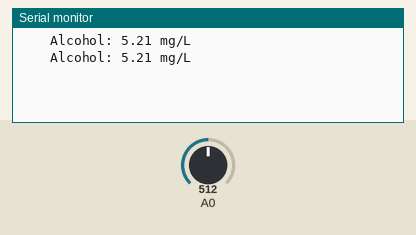
Recording of a sketch running on a simulated Arduino Uno, built with avr-gcc and run on an emulated ATmega328P. On the bench: the last lines printed to the serial monitor. The inputs (shaded band) are chosen by the test bench; at power-on: A0 = 512.

Above: at 2.5 s.
2.6 s: A0 set to 582
At 4.3 s:
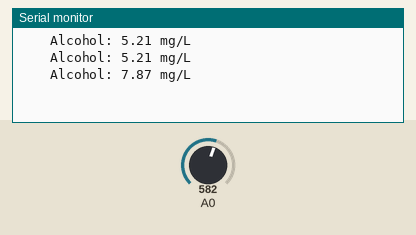
4.9 s: A0 set to 603
At 6.6 s:
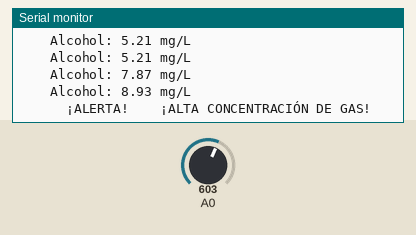
8.9 s: A0 set to 1010
At 10.2 s:
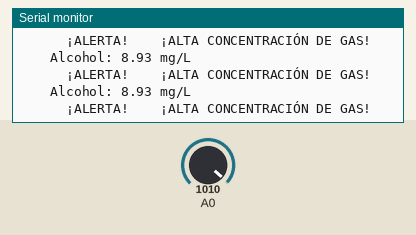
11.2 s: A0 set to 1023
At 12.6 s:
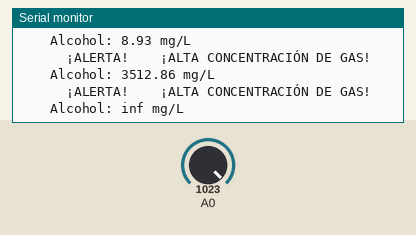
Timing chart, 0 to 14.2 s (numbered marks = the images above; inputs shaded):
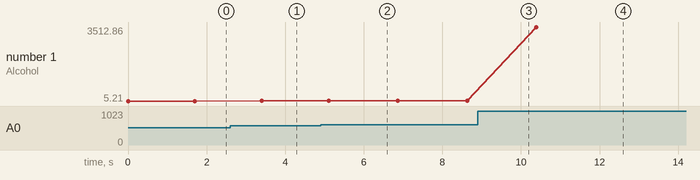

Measured:
- the behaviour switches between 590 and 591 on A0 (found by bisection; images 1 and 2)
- the behaviour switches between 1022 and 1023 on A0 (found by bisection; images 3 and 4)
- after the input at 2.6 s, the serial monitor: prints a new line after 0.80 s (image 1)
- after the input at 4.9 s, the serial monitor: prints a new line after 0.20 s (image 2)
- after the input at 11.2 s, the serial monitor: prints a new line after 0.95 s (image 4)
- plotted number 1: 5.21 → 7.87 after the input at 2.6 s, 7.87 → 8.93 after the input at 4.9 s, 8.93 → 3512.86 after the input at 8.9 s

The sketch:

Lectura_Alcohol.ino
```cpp
//SISTEMA DETCA
void setup() {

    Serial.begin(9600);
    }

void loop() {

    int adc_MQ = analogRead(A0);                  //Leemos la salida analógica  del MQ
    float voltaje = adc_MQ * (5.0 / 1023.0);      //Convertimos la lectura en un valor de voltaje
    float Rs=1000*((5-voltaje)/voltaje);          //Calculamos Rs con un RL de 1k
    double alcohol=0.4091*pow(Rs/5463, -1.497);   // calculamos la concentración  de alcohol con la ecuación obtenida.

        //-------Enviamos los valores por el puerto serial------------

        //Serial.print("    Voltaje: ");
        //Serial.print(voltaje);
        Serial.print("    Alcohol: ");
        Serial.print(alcohol);
        Serial.print(" mg/L");
        Serial.println("   ");
        delay(500);

        //--------------Sistema de Alertas--------------------------------

           if(alcohol==0) // En caso que el sensor se desconecte o se queme
                {
                  Serial.print("    ");
                  Serial.print("  ¡SENSOR INACTIVO!  ");
                  Serial.println("    ");
                }

           if (alcohol>8.3) // Cuando los niveles de alcohol pasen de 23.5 mg/L(miligramos por Litro) Activará el led
                {
                 digitalWrite(12, HIGH);   // turn the LED on (HIGH is the voltage level)
                 delay(30);                       // wait for a second
                 digitalWrite(12, LOW);    // turn the LED off by making the voltage LOW
                 delay(30);                       // wait for a second
                 Serial.print("    ");
                 Serial.print("  ¡ALERTA!  ");
                 Serial.print("  ¡ALTA CONCENTRACIÓN DE GAS!  ");
                 Serial.println("    ");
                }
              else
                {
                 digitalWrite(12, LOW);
                }

        delay(1200);//Esperamos 1 segundo

}
```
